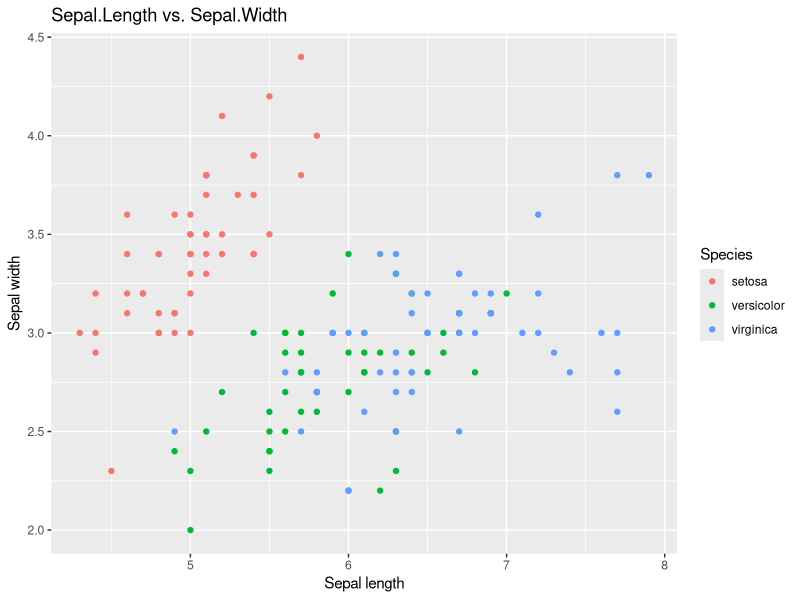

Generate this figure with R:
library(ggplot2)

ggplot(iris, aes(x = Sepal.Length, y = Sepal.Width, color = Species)) +
  geom_point() +
  ggtitle("Sepal.Length vs. Sepal.Width") +
  xlab("Sepal length") +
  ylab("Sepal width")
